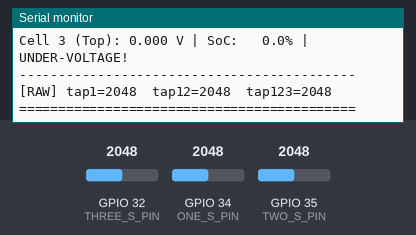
A program run on a simulated ESP32. On the bench: the last lines printed to the serial monitor. Inputs (shaded band) come from the test bench; at power-on: GPIO 34 (ONE_S_PIN) = 2048, GPIO 35 (TWO_S_PIN) = 2048, GPIO 32 (THREE_S_PIN) = 2048 (analog values on the 0–4095 scale).

Above: at 1.2 s.
1.3 s: GPIO 34 (ONE_S_PIN) set to 1228
At 2.5 s:
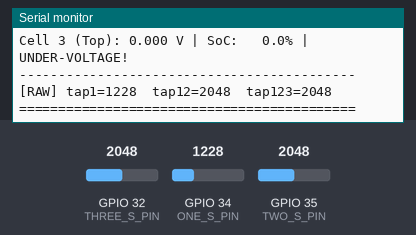
4.3 s: GPIO 35 (TWO_S_PIN) set to 2866
At 5.9 s:
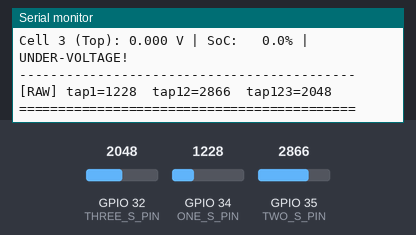
7.3 s: GPIO 32 (THREE_S_PIN) set to 4095
At 8.2 s:
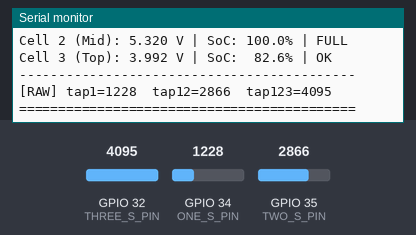
9.8 s: GPIO 34 (ONE_S_PIN) set to 491
At 11.3 s:
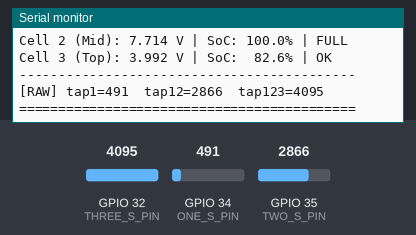
12.8 s: GPIO 35 (TWO_S_PIN) set to 2047
At 14.4 s:
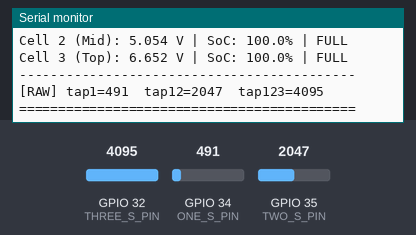
15.8 s: GPIO 32 (THREE_S_PIN) set to 2866
At 17.1 s:
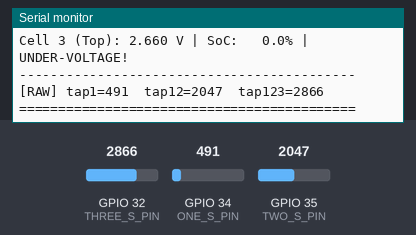
Timing chart, 0 to 18.8 s (numbered marks = the images above; inputs shaded):
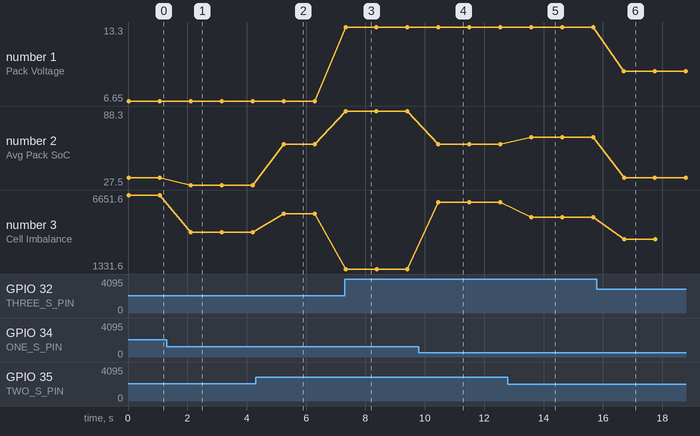

Measured:
- after the input at 1.3 s, the serial monitor: prints a new line after 0.81 s (image 1)
- after the input at 4.3 s, the serial monitor: prints a new line after 0.94 s (image 2)
- after the input at 7.3 s, the serial monitor: prints a new line at once (image 3)
- after the input at 9.8 s, the serial monitor: prints a new line after 0.65 s (image 4)
- after the input at 12.8 s, the serial monitor: prints a new line after 0.78 s (image 5)
- after the input at 15.8 s, the serial monitor: prints a new line after 0.91 s (image 6)
- plotted number 1: 6.65 → 13.3 after the input at 7.3 s, 13.3 → 9.31 after the input at 15.8 s
- plotted number 2: 33.3 → 27.5 after the input at 1.3 s, 27.5 → 60.8 after the input at 4.3 s, 60.8 → 88.3 after the input at 7.3 s, 88.3 → 60.9 after the input at 9.8 s, 60.9 → 66.7 after the input at 12.8 s

The program:

main.cpp
```cpp
// ============================================================
// 3S Li-Ion / LiPo Battery Pack – Per-Cell Voltage Monitor
// Platform : ESP32 (12-bit ADC, 3.3 V reference)
//
// Wiring (voltage-divider taps → ESP32 ADC pins):
//   ONE_S_PIN   – B- to B1 tap  (Cell 1 bottom)
//   TWO_S_PIN   – B- to B2 tap  (Cell 1+2 combined)
//   THREE_S_PIN – B- to B+ tap  (full pack voltage)
//
// Each tap must be divided down below 3.3 V.
// Divider currently set with a 50 kΩ preset adjusted to 33 kΩ:
// R_top = 100 kΩ, R_bot = 33 kΩ
//   ratio ≈ 4.03  →  max measurable voltage ≈ 13.3 V (safe for 3S)
// ============================================================

#include <Arduino.h>

// ─── ADC Pin Assignments ─────────────────────────────────────
// NOTE: This project targets classic ESP32 DevKit V1.
// Prefer ADC1 pins to avoid ADC2/Wi-Fi conflicts on ESP32.
// ADC1 pins on ESP32 are GPIO32..GPIO39.
#define ONE_S_PIN    34   // Cell-1 tap   (B- → B1)
#define TWO_S_PIN    35   // Cell-1+2 tap (B- → B2)
#define THREE_S_PIN  32   // Full-pack tap (B- → B+)

// ─── Voltage Divider Resistor Values (Ohms) ──────────────────
// Adjust to match the resistors you physically soldered.
// Each tap can use a different divider if needed.
#define R_TOP_C1   100000.0f   // R_top for Cell-1 tap (Ω)
#define R_TOP_C2   100000.0f   // R_top for Cell-1+2 tap (Ω)
#define R_TOP_C3   100000.0f   // R_top for full-pack tap (Ω)
#define PRESET_R_BOT 33000.0f  // 50 kΩ preset measured/set to 33 kΩ (Ω)

#define R_BOT_C1 PRESET_R_BOT
#define R_BOT_C2 PRESET_R_BOT
#define R_BOT_C3 PRESET_R_BOT

// ─── ADC Parameters ──────────────────────────────────────────
#define ADC_RESOLUTION  4095.0f    // 12-bit ESP32 ADC
#define ADC_VREF           3.3f    // ESP32 reference voltage (V)
#define NUM_SAMPLES           10   // Oversample count for noise reduction

// ─── Li-Ion Cell Voltage Thresholds (per cell) ───────────────
#define CELL_FULL     4.20f   // 100 % SoC
#define CELL_NOMINAL  3.70f   // ~50 % SoC
#define CELL_LOW      3.30f   // Low voltage warning
#define CELL_CUTOFF   3.00f   // Under-voltage cutoff

// ─── Sample Interval ─────────────────────────────────────────
#define SAMPLE_INTERVAL_MS  1000   // Print report every 1 second

// ─── Macro: compute voltage-divider ratio ────────────────────
// V_real = V_adc * (R_top + R_bot) / R_bot
#define DIVIDER_RATIO(rt, rb)  (((rt) + (rb)) / (rb))

// ─── Averaged ADC read (reduces noise) ───────────────────────
uint16_t adcAveraged(uint8_t pin, uint8_t samples = NUM_SAMPLES) {
    uint32_t sum = 0;
    for (uint8_t i = 0; i < samples; i++) {
        sum += analogRead(pin);
        delayMicroseconds(200);
    }
    return (uint16_t)(sum / samples);
}

// ─── Convert raw ADC count to real voltage ───────────────────
float adcToVoltage(uint16_t raw, float dividerRatio) {
    float v_adc = (raw / ADC_RESOLUTION) * ADC_VREF;
    return v_adc * dividerRatio;
}

// ─── Simple linear SoC estimate (%) ─────────────────────────
float estimateSoC(float cellV) {
    if (cellV >= CELL_FULL)   return 100.0f;
    if (cellV <= CELL_CUTOFF) return 0.0f;
    return ((cellV - CELL_CUTOFF) / (CELL_FULL - CELL_CUTOFF)) * 100.0f;
}

// ─── Human-readable cell status ──────────────────────────────
const char* cellStatus(float cellV) {
    if (cellV >= CELL_FULL)    return "FULL";
    if (cellV >= CELL_NOMINAL) return "OK";
    if (cellV >= CELL_LOW)     return "LOW";
    if (cellV >= CELL_CUTOFF)  return "CRITICAL";
    return "UNDER-VOLTAGE!";
}

// ============================================================
void setup() {
    Serial.begin(115200);
    // Avoid indefinite wait for host terminal
    unsigned long serial_wait_start = millis();
    while (!Serial && (millis() - serial_wait_start < 2000)) {
        delay(10);
    }

    Serial.println("Booting battery monitor...");

    // Configure ADC pins as inputs
    pinMode(ONE_S_PIN,   INPUT);
    pinMode(TWO_S_PIN,   INPUT);
    pinMode(THREE_S_PIN, INPUT);

    analogReadResolution(12);

    // 11 dB attenuation → full-scale ≈ 3.1 V input
    analogSetAttenuation(ADC_11db);

    Serial.println("===========================================");
    Serial.println("  3S Battery Pack – Per-Cell Voltage Mon  ");
    Serial.println("===========================================");
    Serial.printf("Divider ratios: C1=%.3f  C2=%.3f  C3=%.3f\n",
                  DIVIDER_RATIO(R_TOP_C1, R_BOT_C1),
                  DIVIDER_RATIO(R_TOP_C2, R_BOT_C2),
                  DIVIDER_RATIO(R_TOP_C3, R_BOT_C3));
    Serial.println("-------------------------------------------");
}

// ============================================================
void loop() {
    // ── 1. Read tap voltages (averaged for noise reduction) ──
    uint16_t raw_tap1   = adcAveraged(ONE_S_PIN);
    uint16_t raw_tap12  = adcAveraged(TWO_S_PIN);
    uint16_t raw_tap123 = adcAveraged(THREE_S_PIN);

    // ── 2. Convert raw ADC to real tap voltages ───────────────
    //   v_tap1   = B- → B1  (= Cell-1 voltage)
    //   v_tap12  = B- → B2  (= Cell-1 + Cell-2)
    //   v_tap123 = B- → B+  (= full pack voltage)
    float v_tap1   = adcToVoltage(raw_tap1,   DIVIDER_RATIO(R_TOP_C1, R_BOT_C1));
    float v_tap12  = adcToVoltage(raw_tap12,  DIVIDER_RATIO(R_TOP_C2, R_BOT_C2));
    float v_tap123 = adcToVoltage(raw_tap123, DIVIDER_RATIO(R_TOP_C3, R_BOT_C3));

    // ── 3. Derive individual cell voltages by subtraction ─────
    float cell1_v = v_tap1;             // Bottom cell
    float cell2_v = v_tap12  - v_tap1;  // Middle cell
    float cell3_v = v_tap123 - v_tap12; // Top cell
    float pack_v  = v_tap123;           // Full pack voltage

    // ── 4. Clamp negative noise to 0 ─────────────────────────
    cell1_v = max(cell1_v, 0.0f);
    cell2_v = max(cell2_v, 0.0f);
    cell3_v = max(cell3_v, 0.0f);

    // ── 5. Estimate SoC per cell ─────────────────────────────
    float soc1    = estimateSoC(cell1_v);
    float soc2    = estimateSoC(cell2_v);
    float soc3    = estimateSoC(cell3_v);
    float avg_soc = (soc1 + soc2 + soc3) / 3.0f;

    // ── 6. Cell imbalance (max spread in mV) ─────────────────
    float v_max = max({cell1_v, cell2_v, cell3_v});
    float v_min = min({cell1_v, cell2_v, cell3_v});
    float imbalance_mv = (v_max - v_min) * 1000.0f;

    // ── 7. Print formatted report ─────────────────────────────
    Serial.println("===========================================");
    Serial.printf("Pack Voltage  : %.3f V\n", pack_v);
    Serial.printf("Avg Pack SoC  : %.1f %%\n", avg_soc);
    Serial.printf("Cell Imbalance: %.1f mV%s\n",
                  imbalance_mv,
                  (imbalance_mv > 100.0f) ? "  *** IMBALANCE ***" : "");
    Serial.println("-------------------------------------------");
    Serial.printf("Cell 1 (Bot): %.3f V | SoC: %5.1f%% | %s\n",
                  cell1_v, soc1, cellStatus(cell1_v));
    Serial.printf("Cell 2 (Mid): %.3f V | SoC: %5.1f%% | %s\n",
                  cell2_v, soc2, cellStatus(cell2_v));
    Serial.printf("Cell 3 (Top): %.3f V | SoC: %5.1f%% | %s\n",
                  cell3_v, soc3, cellStatus(cell3_v));
    Serial.println("-------------------------------------------");
    // Raw ADC debug (comment out after calibration)
    Serial.printf("[RAW] tap1=%d  tap12=%d  tap123=%d\n",
                  raw_tap1, raw_tap12, raw_tap123);
    Serial.println("===========================================\n");

    delay(SAMPLE_INTERVAL_MS);
}
```
